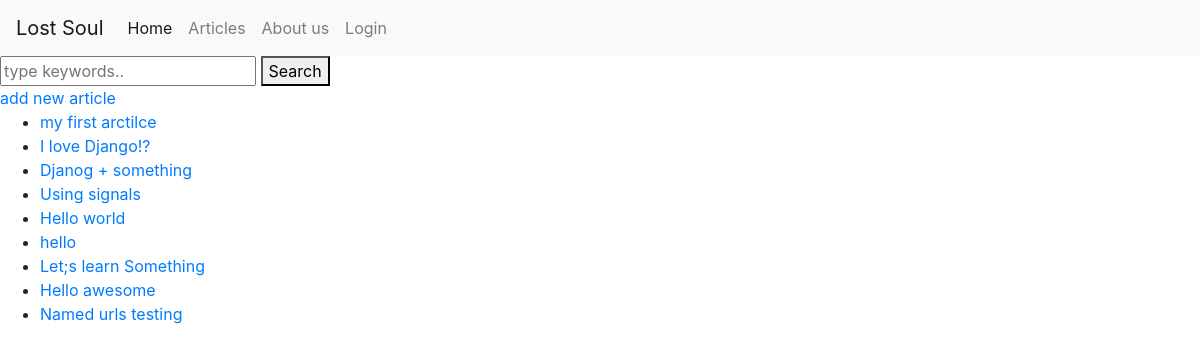
Page /articles on the earlier database version.
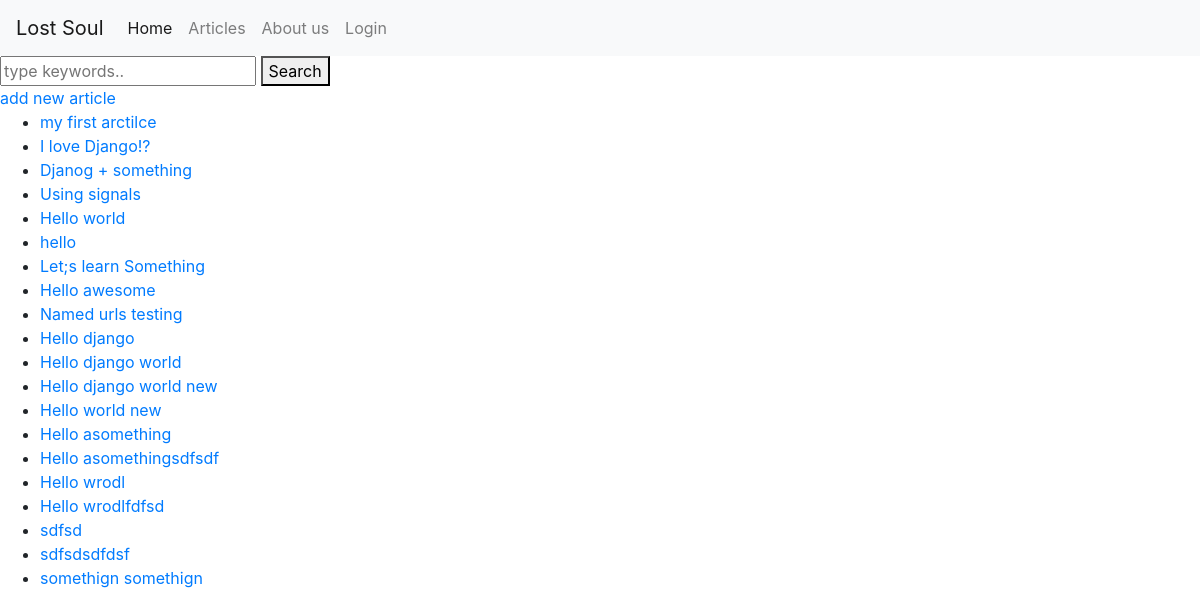
Same page on the later database version.
### lostsoul_web/models.py (models this page shows, shortened)
class Article(models.Model):
    title = models.CharField(max_length=1000)
    content = models.TextField()
    author = models.ForeignKey(User, on_delete=models.CASCADE)
    slug = models.SlugField(unique=True, blank=True)
    created_at = models.DateTimeField(auto_now_add=True)
    updated_at = models.DateTimeField(auto_now=True)

### lostsoul_web/views.py (the view)
# urls.py: path('articles', views.list_articles, name='article_list'),
def list_articles(request):
    query = ''
    try:
        query = request.GET['q']
        articles = Article.objects.filter(title__icontains=query)
    except:
        articles = Article.objects.all()
    return render(request, 'list-articles.html', {'my_articles': articles, 'query': query})

### lostsoul_web/templates/list-articles.html (shortened to what this page needs)
{% extends 'main.html' %}
{% block page_content %}
    <form action="{% url 'lostsoul_web:article_list' %}" method="get">
        <input name="q" placeholder="type keywords.." value="{{ query }}">
        <button type="submit">Search</button>
    </form>
    <a href="{% url 'lostsoul_web:add_new_article' %}">add new article</a>
    <ul>
        {% for aritcle in my_articles %}
            <li><a href="{% url 'lostsoul_web:article_detail' aritcle.slug %}">{{ aritcle.title }}</a></li>
        {% endfor %}
    </ul>
{% endblock %}

### lostsoul_web/templates/main.html (shortened to what this page needs)
<!DOCTYPE html>
<html lang="en">
<head>
    <link rel="stylesheet" href="https://maxcdn.bootstrapcdn.com/bootstrap/4.0.0/css/bootstrap.min.css"
>
</head>
<body>
<nav class="navbar navbar-expand-lg navbar-light bg-light">
    <a class="navbar-brand" href="#">Lost Soul</a>
    <div class="collapse navbar-collapse" id="navbarSupportedContent">
        <ul class="navbar-nav mr-auto">
            <li class="nav-item active">
                <a class="nav-link" href="#">Home <span class="sr-only">(current)</span></a>
            </li>
            <li class="nav-item">
                <a class="nav-link" href="{% url 'lostsoul_web:article_list' %}">Articles</a>
            </li>
            <li class="nav-item">
                <a class="nav-link" href="/about-us">About us</a>
            </li>
            <li class="nav-item">
                <a class="nav-link" href="{% url 'lostsoul_web:login_page' %}">Login</a>
            </li>
        </ul>
    </div>
</nav>
{% block page_content %}{% endblock %}
</body>
</html>

Differences in the rows shown:
added Article: title "Hello django"
added Article: title "Hello django world"
added Article: title "Hello django world new"
added Article: title "Hello world new"
added Article: title "Hello asomething"
added Article: title "Hello asomethingsdfsdf"
added Article: title "Hello wrodl"
added Article: title "Hello wrodlfdfsd"
added Article: title "sdfsd"
added Article: title "sdfsdsdfdsf"
added Article: title "somethign somethign"
